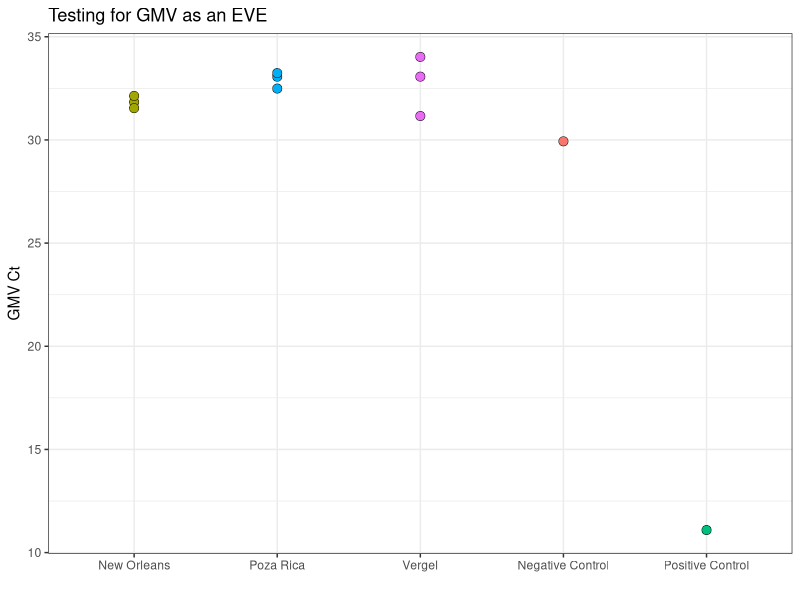
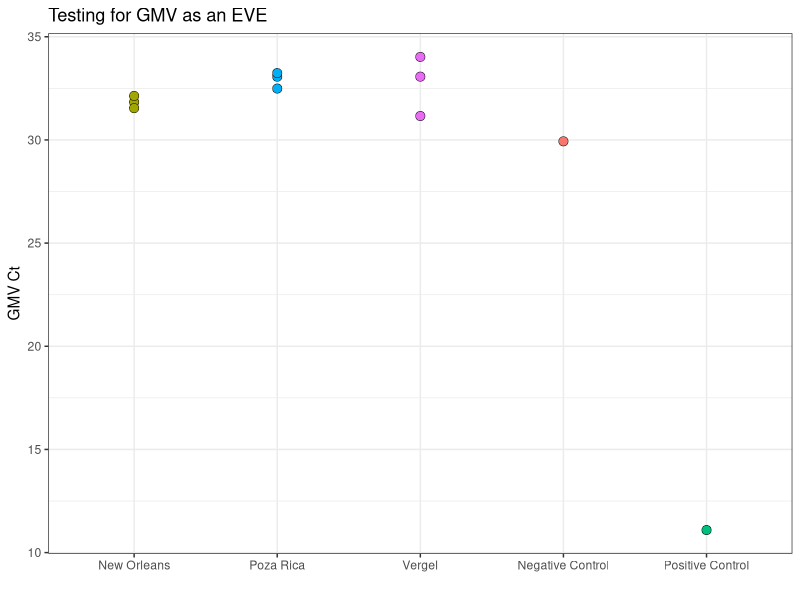

Write the R code that produced these figures, in order.
#######
# R code for Guadeloupe Mosquito Virus (GMV) Endogenous Viral Element (EVE) Test Results
# Created by Tillie Dunham on 12.04.24
#######

library(tidyverse)
library(readxl)

# read in all data
df <- read_excel("CM3_GMV_EVE_test.xlsx")

ggplot(df)+
  geom_point(aes(x=factor(Colony, level=c('New Orleans', 'Poza Rica', 'Vergel','Negative Control', 'Positive Control')), 
                 y=GMV_Ct, fill=Colony), shape=21, size=3, stroke=0.25) +
  theme_bw() +
  xlab("") +
  ylab("GMV Ct") + 
  ggtitle("Testing for GMV as an EVE") + 
  theme(legend.position = "none")

ggsave("GMV_EVE_test_plot.pdf", height = 6, width = 8, units = "in")
